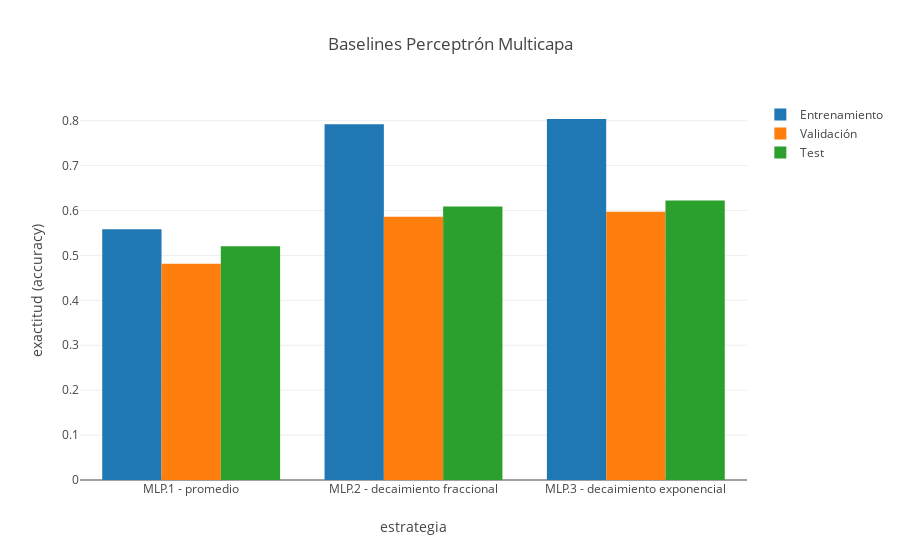

The cell this chart's notebook holds for it:
### Code cell
plot_mlp_supervised_bar(mlp_mean_W_5_metadata, mlp_frac_decay_W_5_metadata, mlp_exp_decay_W_5_metadata)

### Figure 1 — Plotly figure (JSON) as saved in the notebook; plotly's stock layout.template omitted (floating-point values rounded to 4 significant figures)
{"data": [{"name": "Entrenamiento", "type": "bar", "uid": "07aa93a2-5596-11e9-a2e8-2b2a42c91079", "x": ["MLP.1 - promedio", "MLP.2 - decaimiento fraccional", "MLP.3 - decaimiento exponencial"], "y": [0.5583, 0.7922, 0.8038]}, {"name": "Validación", "type": "bar", "uid": "07aa9532-5596-11e9-a2e8-2b2a42c91079", "x": ["MLP.1 - promedio", "MLP.2 - decaimiento fraccional", "MLP.3 - decaimiento exponencial"], "y": [0.4817, 0.5858, 0.5972]}, {"name": "Test", "type": "bar", "uid": "07aa95f0-5596-11e9-a2e8-2b2a42c91079", "x": ["MLP.1 - promedio", "MLP.2 - decaimiento fraccional", "MLP.3 - decaimiento exponencial"], "y": [0.5205, 0.6091, 0.6222]}], "layout": {"barmode": "group", "title": "Baselines Perceptrón Multicapa", "xaxis": {"title": "estrategia"}, "yaxis": {"title": "exactitud (accuracy)"}}}
